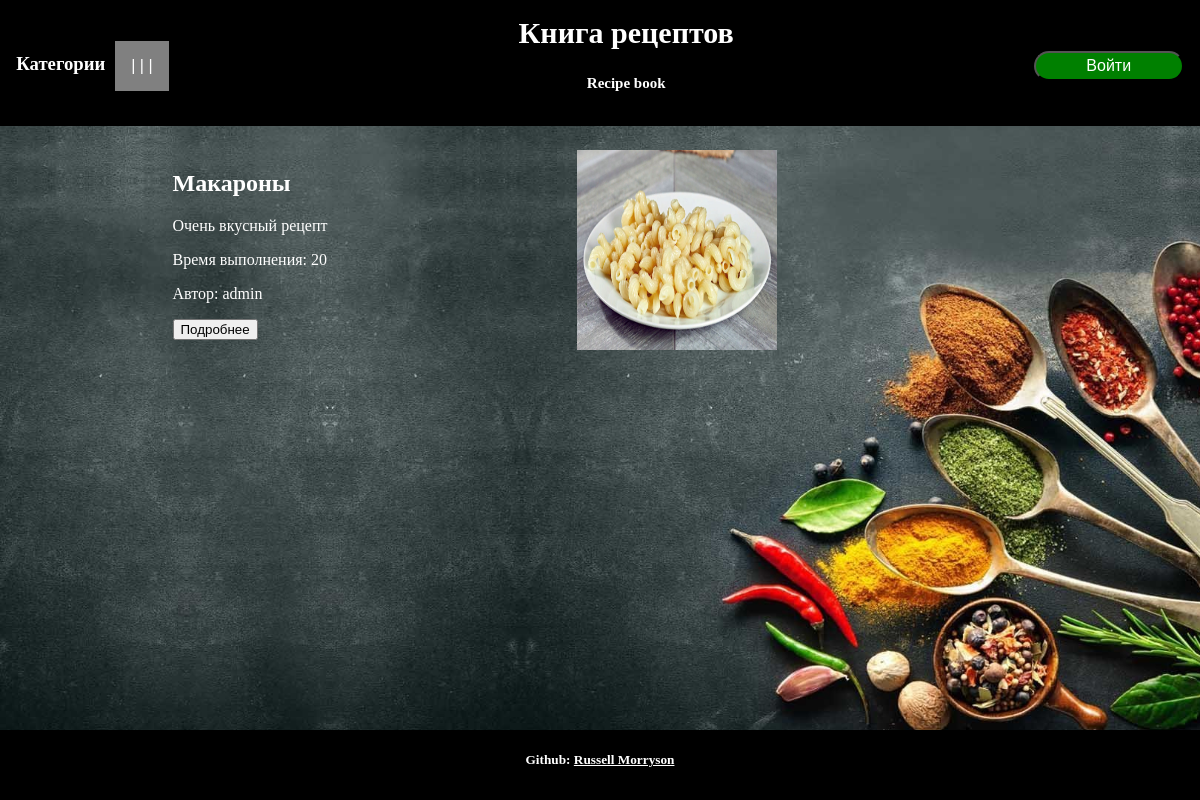
The page / on the database its author committed.
### recepts/models.py (models this page shows, shortened)
class Recept(models.Model):
    name = models.CharField(max_length=300)
    description = models.CharField(max_length=1000)
    steps = models.CharField(max_length=4000)
    author = models.ForeignKey(User, on_delete=models.CASCADE)
    ingredients = models.CharField(max_length=1000)
    time = models.CharField(max_length=10)
    image = models.ImageField(upload_to='')
    category = models.CharField(max_length=50)

### recepts/views.py (the view)
# urls.py: path('', index, name='index'),
def index(request):
    global msg
    recepts = {}
    count = 1
    for temp in Recept.objects.all():
        recepts[count] = temp
        count+=1
    return render(request, 'recepts/index.html', {'recepts': recepts, 'msg': msg, 'username': request.COOKIES.get('username')})

### recepts/templates/recepts/index.html (shortened to what this page needs)
{% load static %}
<!DOCTYPE html>
<html lang="ru">
    <head>
        <link rel="stylesheet" href="{% static 'css/index.css'%}" type="text/css">
    </head>
    <body>
        <header>
            <h3>Категории</h3>
            <div class="dropdown">
                <button onclick="Categories()" class="dropbtn">| | |</button>
            </div>
            <div class="logo">
                <a href="{% url 'index' %}">
                    Книга рецептов
                    <h5> Recipe book</h5>
                </a>
            </div>
            {% if username == '' or username == None %}
                <div class = "login">
                    <form action="{% url 'login_user' %}">
                        <input type="submit"
                            class="btn"
                            value="Войти">
                    </form>
                </div>
            {% endif %}
        </header>
        <div class="content">
            {% for key, value in recepts.items %}
            <div class="rec">
                <div class="rec_main">
                    <h2><b>{{ value.name }}</b></h2>
                    <p> {{ value.description }} </p>
                    <p> Время выполнения: {{ value.time }} </p>
                    <p> Автор: {{ value.author }}</p>
                    <div class = "more">
                            <input type="submit" value="Подробнее">
                    </div>
                </div>
                <div class="rec_img">
                    <img src="{{ value.image.url }}" alt="{{ value.image }}" style="width: 200px; height: 200px;">
                </div><br>
            </div>
            {% endfor %}
        </div>
    </body>
    <footer>
        <h5>
            Github:
            <a href="https://github.com/RussellMorryson" style="color: white"> Russell Morryson </a>
        </h5>
    </footer>
</html>

### static/css/index.css (style rules this page uses)
html, body { background-image: url("/static/img/back_index.jpg"); background-attachment: fixed; background-size: cover; padding: 0; margin: 0; width: 100%; height: 100%; color: white; font-family: 'Luminari'; }
header { position: fixed; display: flex; flex-direction: row; padding-top: 1px; justify-content: center; vertical-align: middle; width: 100%; height: 125px; background-color: black; }
header h3 { margin-top: 52px; margin-right: 10px; }
.dropdown { margin-top: 40px; margin-right: 350px; }
.dropbtn { background-color: grey; color: white; padding: 16px; font-size: 16px; border: none; cursor: pointer; }
.logo { margin-top: 15px; text-align: center; }
.logo a { text-align: center; text-decoration: none; color: white; font-size: 30px; font-weight:bold; }
.logo a h5 { font-size: 15px; }
.login { margin-top: 50px; margin-left: 300px; }
.login form input { background-color: green; color: white; width: 150px; height: 30px; border-radius: 15px; font-size: medium; }
body .content { justify-content: center; width: 750px; margin: 0 auto; padding-top: 150px; }
body .content .rec { justify-content: center; width: 100%; display: flex; flex-direction: row; gap: 250px; height: 300px; white-space: nowrap; }
footer { margin-top: auto; position: fixed; bottom: 0; width: 100%; height: 70px; text-align: center; vertical-align: middle; background-color: black; color:white; }

### rows shown on the page
Recept: name "Макароны", description "Очень вкусный рецепт", time "20", author "admin", image (picture)
